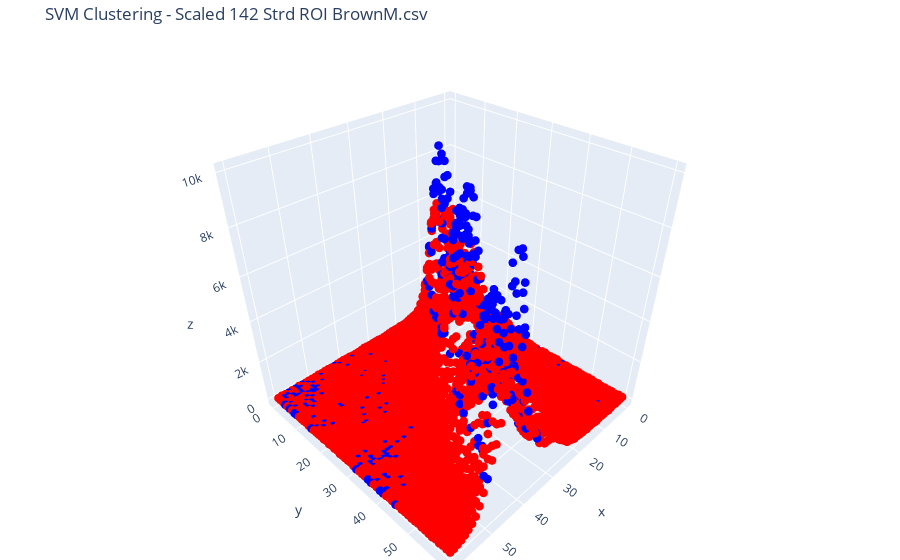
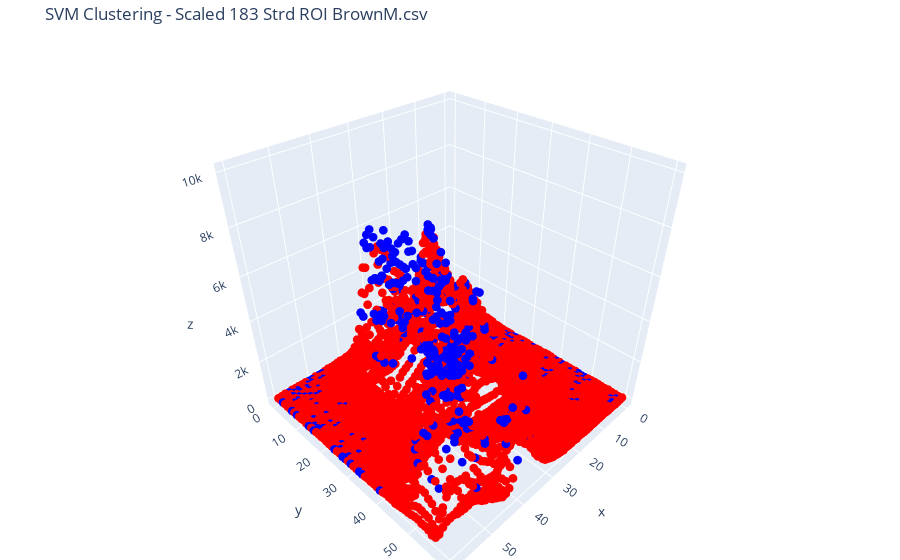

Notebook code for these charts, in order:
### Code cell
import numpy as np
import matplotlib.pyplot as plt
import plotly.graph_objects as go
from mpl_toolkits.mplot3d import Axes3D
from sklearn import svm

file1_name = 'Scaled 142 Strd ROI BrownM.csv'  # Example name, replace with your file name
file2_name = 'Scaled 183 Strd ROI BrownM.csv'  # Example name, replace with your file name

file_list = [file1_name, file2_name]

color_map = {1: 'red', -1: 'blue'}

for index, file_name in enumerate(file_list):
    matrix = np.genfromtxt(file_name, delimiter=',')

    X = matrix.flatten().reshape(-1, 1)

    clf = svm.OneClassSVM(nu=0.1, kernel='rbf', gamma='scale')
    clf.fit(X)

    labels = clf.predict(X)

    x = np.arange(0, matrix.shape[1])
    y = np.arange(0, matrix.shape[0])
    X_grid, Y_grid = np.meshgrid(x, y)

    X_flat = X_grid.flatten()
    Y_flat = Y_grid.flatten()
    Z_flat = matrix.flatten()

    colors = [color_map[label] for label in labels]

    # Using plotly for interactive plotting
    fig = go.Figure(data=[go.Scatter3d(x=X_flat, y=Y_flat, z=Z_flat, mode='markers', marker=dict(size=3, color=colors))])
    
    fig.update_layout(title=f'SVM Clustering - {file_name}', margin=dict(l=0, r=0, b=0, t=40))
    fig.show()

### Figure 1 — Plotly figure (JSON) as saved in the notebook; plotly's stock layout.template omitted (floating-point values rounded to 4 significant figures; data arrays with more than 128 entries replaced by an {"elided": "..."} marker saying what was removed)
{"data": [{"marker": {"color": {"elided": "3721 str values"}, "size": 3}, "mode": "markers", "type": "scatter3d", "x": {"elided": "3721 int values"}, "y": {"elided": "3721 int values"}, "z": {"elided": "3721 float values"}}], "layout": {"margin": {"b": 0, "l": 0, "r": 0, "t": 40}, "title": {"text": "SVM Clustering - Scaled 142 Strd ROI BrownM.csv"}}}

### Figure 2 — Plotly figure (JSON) as saved in the notebook; plotly's stock layout.template omitted (floating-point values rounded to 4 significant figures; data arrays with more than 128 entries replaced by an {"elided": "..."} marker saying what was removed)
{"data": [{"marker": {"color": {"elided": "3721 str values"}, "size": 3}, "mode": "markers", "type": "scatter3d", "x": {"elided": "3721 int values"}, "y": {"elided": "3721 int values"}, "z": {"elided": "3721 float values"}}], "layout": {"margin": {"b": 0, "l": 0, "r": 0, "t": 40}, "title": {"text": "SVM Clustering - Scaled 183 Strd ROI BrownM.csv"}}}
